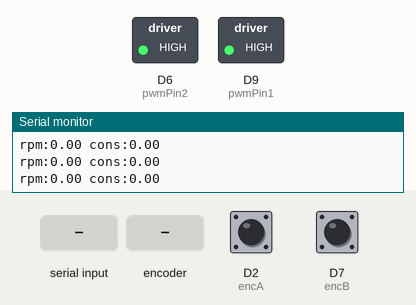
This sketch was run on a simulated Arduino Due. On the bench: switched loads named in the sketch (green lamp = pin HIGH), the last lines printed to the serial monitor. Dashed ring = blinking. The test bench sets the inputs (shaded band); at power-on: D2 (encA) HIGH, D7 (encB) HIGH.

Above: at 1.2 s.
1.3 s: "v90\n" received over Serial
At 3.4 s:
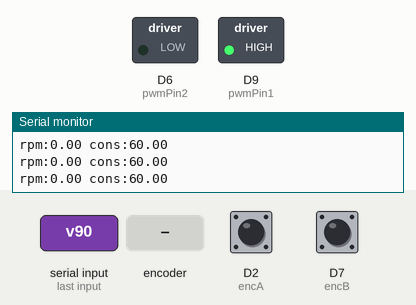
3.7 s: "s\n" received over Serial
At 4.7 s:
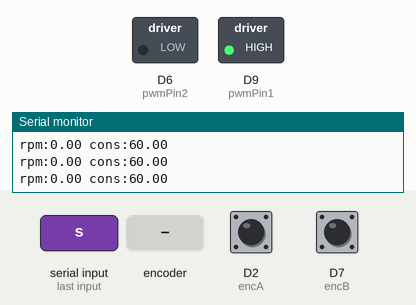
5.2 s: "ki,45\n" received over Serial
At 5.6 s:
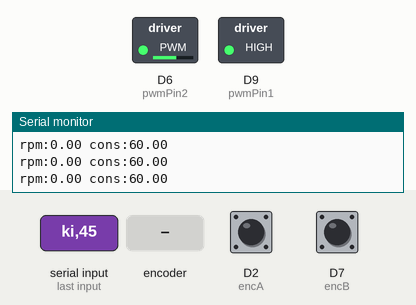
6.7 s: rotary encoder on D2 (encA) / D7 (encB) turned 3 steps (first pin leading)
At 6.96 s:
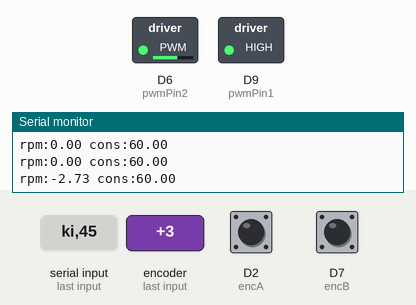
8.8 s: "v,45\n" received over Serial
At 9.7 s:
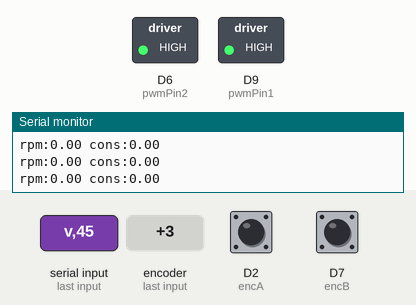
Timing chart, 0 to 11.3 s (numbered marks = the images above; inputs shaded):
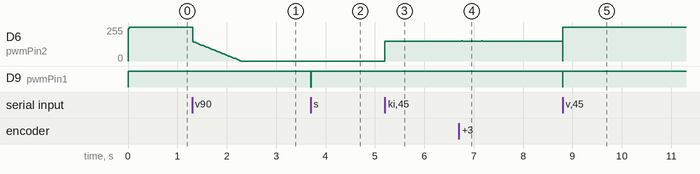

Measured:
- after the input at 1.3 s, D6 (pwmPin2): moves from 255/255 to 0/255 over 0.97 s, starting at once
- after the input at 3.7 s, D9 (pwmPin1): HIGH → LOW at once, → HIGH 0.01 s later
- after the input at 5.2 s, D6 (pwmPin2): 0/255 → 148/255 at once
- after the input at 6.7 s, D6 (pwmPin2): alternates 153/255 for 0.02 s and 148/255 for 0.18 s, 6 changes in all, then stays 148/255, starting after 0.05 s
- after the input at 8.8 s, D6 (pwmPin2): 148/255 → 255/255 at once; D9 (pwmPin1): HIGH → LOW at once, → HIGH 0.01 s later

The sketch:

moteurs_PID.ino
```cpp
// ================== 1 MOTEUR + 1 ENCODEUR (Arduino Due) ==================

// ----- SERIAL & PWM SETTINGS -----
#if defined(ARDUINO_SAM_DUE)
// Mettre a 1 si tu utilises le port USB natif (SerialUSB).
#define USE_SERIAL_USB 0
const uint16_t PWM_MAX = 4095; // 12-bit PWM on Due
#if USE_SERIAL_USB
#define SERIAL_IF SerialUSB
#else
#define SERIAL_IF Serial
#endif
#else
const uint16_t PWM_MAX = 255;
#define SERIAL_IF Serial
#endif

// ----- ENCODEURS -----
// A doit etre sur D2 ou D3 (interruptions). B peut etre sur n'importe quelle pin digitale.
const int encA = 2; // A (INT0)
const int encB = 7; // B

// FIT0450 : 11 impulsions / tour moteur (sur A en RISING)
const int ENC_CPR = 11;

const unsigned long periodeMesure = 20; // ms
const int MAX_RPM = 60;

volatile long count = 0;
unsigned long tPrev = 0;
float rpm = 0.0f;

// ----- DRIVER MOTEUR (DRV8871 en mode XOR) -----
// D'apres le schema: PWM1 -> D9, PWM2 -> D6
const int pwmPin1 = 9; // PWM1
const int pwmPin2 = 6; // PWM2

int pwmCmd = 200; // 0..PWM_MAX
int sens = 1;    // 1 = avant, -1 = arriere

// ----- PID VITESSE -----
const bool usePid = true;
float targetRpm = 0.0f;

// Gains PID (a regler)
float Kp = 28.6f;
float Ki = 40.0f;
float Kd = 0.0f;

float iTerm = 0.0f;
float prevErr = 0.0f;

const float iClamp = 200.0f;
const float KP_STEP = 0.1f;
const float KI_STEP = 0.1f;
const float KD_STEP = 0.1f;
bool readLine(String &out) {
 static String buf;
 while (SERIAL_IF.available()) {
  char c = (char)SERIAL_IF.read();
  if (c == '\r') continue;
  if (c == '\n') {
   out = buf;
   buf = "";
   return true;
  }
  buf += c;
 }
 return false;
}

// ------------------ INTERRUPTIONS ENCODEURS ------------------
void isr() {
 if (digitalRead(encB) == HIGH) count++;
 else count--;
}

// ------------------ FONCTIONS MOTEUR ------------------
void setMotor(int pwmVal, int direction) {
 pwmVal = constrain(pwmVal, 0, PWM_MAX);
 // DRV8871 XOR: un PWM a 100%, l'autre a (100% - consigne)
 if (direction >= 0) {
  analogWrite(pwmPin1, PWM_MAX);
  analogWrite(pwmPin2, PWM_MAX - pwmVal);
 } else {
  analogWrite(pwmPin1, PWM_MAX - pwmVal);
  analogWrite(pwmPin2, PWM_MAX);
 }
}

void stopMotors() {
 analogWrite(pwmPin1, 0);
 analogWrite(pwmPin2, 0);
}

int pidStep(float targetRpm, float measRpm, float dtSec, float &iTerm, float &prevErr,
      float Kp, float Ki, float Kd) {
 float err = targetRpm - measRpm;
 iTerm += err * dtSec;
 iTerm = constrain(iTerm, -iClamp, iClamp);
 float dErr = (dtSec > 0.0f) ? (err - prevErr) / dtSec : 0.0f;
 prevErr = err;
 float out = (Kp * err) + (Ki * iTerm) + (Kd * dErr);
 int pwm = (int)constrain(out, 0.0f, (float)PWM_MAX);
 return pwm;
}

// ------------------ SETUP ------------------
void setup() {
 SERIAL_IF.begin(9600);
#if defined(ARDUINO_SAM_DUE)
 analogWriteResolution(12);
#endif

 pinMode(encA, INPUT_PULLUP);
 pinMode(encB, INPUT_PULLUP);

 pinMode(pwmPin1, OUTPUT);
 pinMode(pwmPin2, OUTPUT);

 attachInterrupt(digitalPinToInterrupt(encA), isr, RISING);

 tPrev = millis();

 setMotor(pwmCmd, sens);

 SERIAL_IF.println("Tape h pour l'aide.");
}

// ------------------ LOOP ------------------
void loop() {
 String line;
 if (readLine(line)) {
  line.trim();
  if (line.length() == 0) {
   // ignore empty
  } else if (line == "h" || line == "help" || line == "?") {
   SERIAL_IF.println("=== MENU COMMANDES ===");
   SERIAL_IF.println("h / help / ?   : afficher ce menu");
   SERIAL_IF.println("vXXX           : consigne vitesse en rpm (ex: v120)");
   SERIAL_IF.println("s              : stop moteur");
   SERIAL_IF.println("kpX            : set Kp (ex: kp0.12)");
   SERIAL_IF.println("kiX            : set Ki (ex: ki0.03)");
   SERIAL_IF.println("kdX            : set Kd (ex: kd0.00)");
   SERIAL_IF.println("kp+ / kp-      : increment/decrement Kp");
   SERIAL_IF.println("ki+ / ki-      : increment/decrement Ki");
   SERIAL_IF.println("kd+ / kd-      : increment/decrement Kd");
   SERIAL_IF.println("g              : affiche Kp/Ki/Kd");
  } else if (line == "g") {
   SERIAL_IF.print("Kp=");
   SERIAL_IF.print(Kp);
   SERIAL_IF.print(" Ki=");
   SERIAL_IF.print(Ki);
   SERIAL_IF.print(" Kd=");
   SERIAL_IF.println(Kd);
  } else if (line == "s") {
   stopMotors();
  } else if (line.startsWith("v")) { // ex: v120 (rpm consigne pour les deux)
   int val = line.substring(1).toInt();
   val = constrain(val, 0, MAX_RPM);
   if (val == 0) {
    targetRpm = 0.0f;
    iTerm = 0.0f;
    prevErr = 0.0f;
    pwmCmd = 0;
    stopMotors();
//    seqActive = false;
   } else {
    targetRpm = val;
   }
  } else if (line == "kp+") {
   Kp = max(0.0f, Kp + KP_STEP);
   SERIAL_IF.print("Kp=");
   SERIAL_IF.println(Kp);
  } else if (line == "kp-") {
   Kp = max(0.0f, Kp - KP_STEP);
   SERIAL_IF.print("Kp=");
   SERIAL_IF.println(Kp);
  } else if (line == "ki+") {
   Ki = max(0.0f, Ki + KI_STEP);
   SERIAL_IF.print("Ki=");
   SERIAL_IF.println(Ki);
  } else if (line == "ki-") {
   Ki = max(0.0f, Ki - KI_STEP);
   SERIAL_IF.print("Ki=");
   SERIAL_IF.println(Ki);
  } else if (line == "kd+") {
   Kd = max(0.0f, Kd + KD_STEP);
   SERIAL_IF.print("Kd=");
   SERIAL_IF.println(Kd);
  } else if (line == "kd-") {
   Kd = max(0.0f, Kd - KD_STEP);
   SERIAL_IF.print("Kd=");
   SERIAL_IF.println(Kd);
  } else if (line.startsWith("kp")) {
   Kp = max(0.0f, line.substring(2).toFloat());
   SERIAL_IF.print("Kp=");
   SERIAL_IF.println(Kp);
  } else if (line.startsWith("ki")) {
   Ki = max(0.0f, line.substring(2).toFloat());
   SERIAL_IF.print("Ki=");
   SERIAL_IF.println(Ki);
  } else if (line.startsWith("kd")) {
   Kd = max(0.0f, line.substring(2).toFloat());
   SERIAL_IF.print("Kd=");
   SERIAL_IF.println(Kd);
  }
 }

 unsigned long t = millis();
 if (t - tPrev >= periodeMesure) {
  noInterrupts();
  long imp = count; count = 0;
  interrupts();

  float tours = (float)imp / ENC_CPR;
  float dtMs = (float)(t - tPrev);
  float dtSec = dtMs / 1000.0f;
  rpm = (tours * 600.0f) / dtMs;

  if (usePid) {
   float meas = fabs(rpm);
   pwmCmd = pidStep(targetRpm, meas, dtSec, iTerm, prevErr, Kp, Ki, Kd);
   setMotor(pwmCmd, sens);
  }

  // Serial Plotter: courbes rpm + consigne uniquement
  SERIAL_IF.print("rpm:");
  SERIAL_IF.print(rpm);
  SERIAL_IF.print(" cons:");
  SERIAL_IF.println(targetRpm);

  tPrev = t;
 }
}
```
